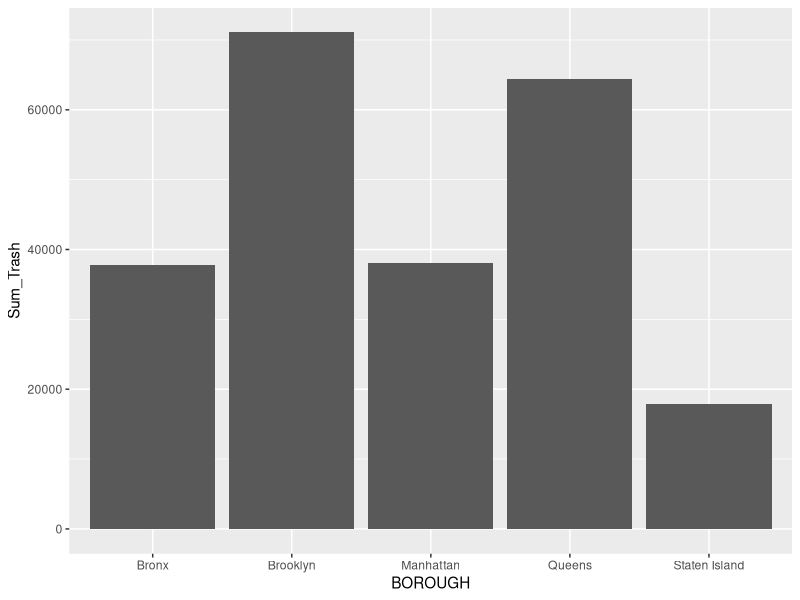
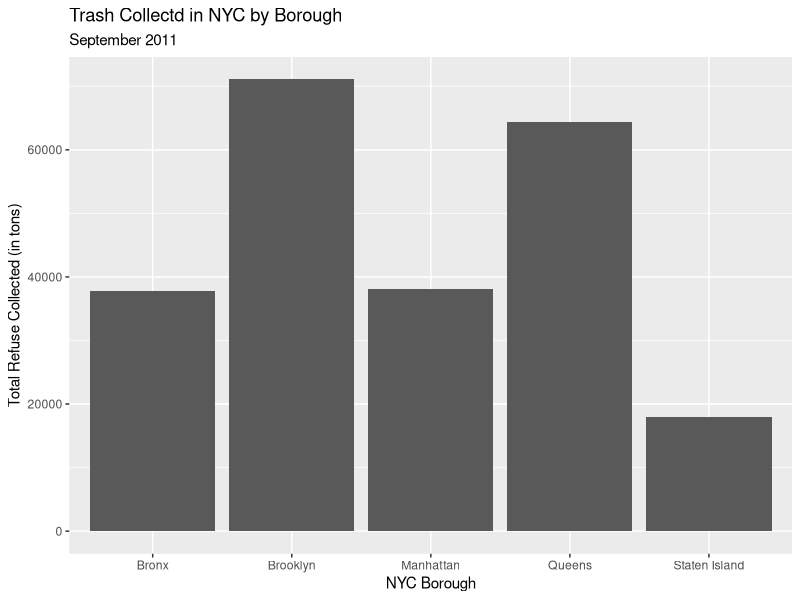
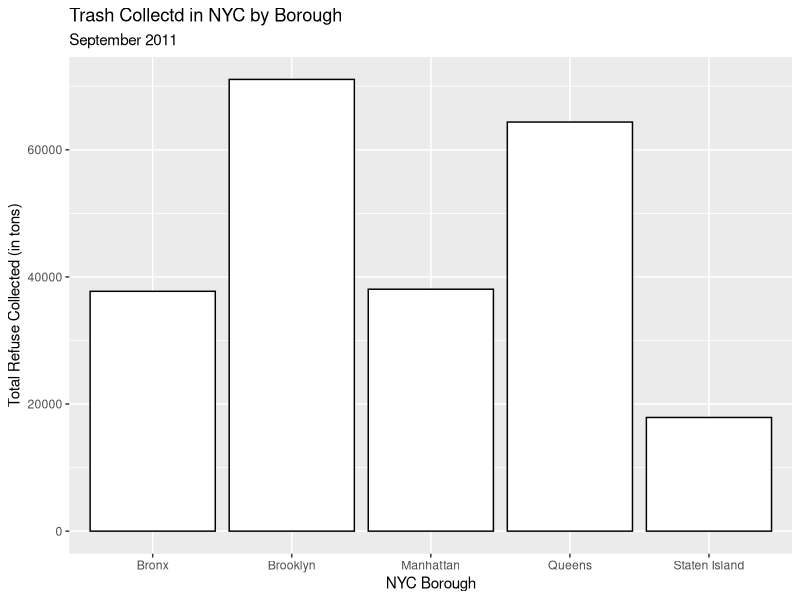
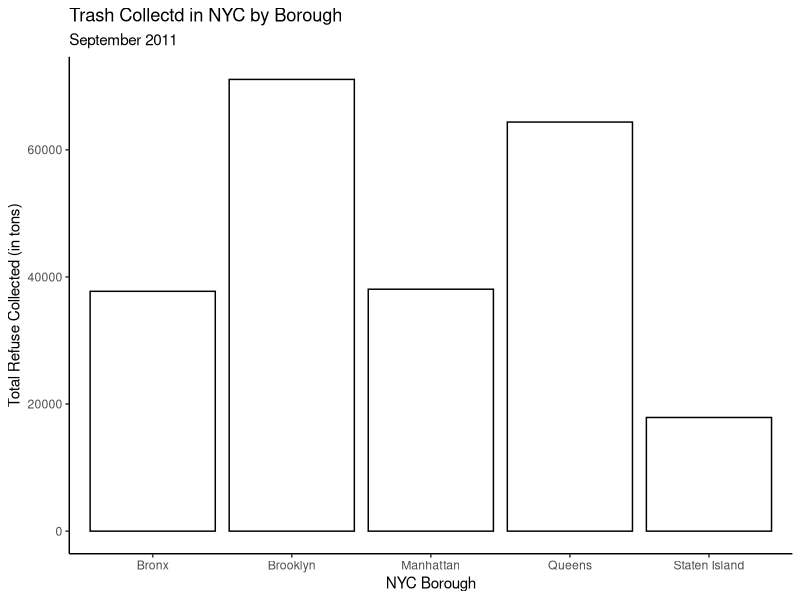
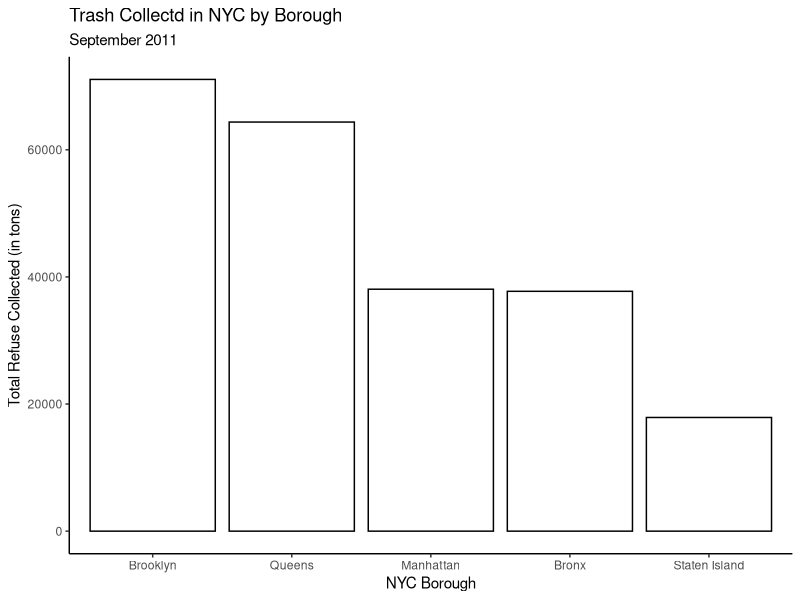
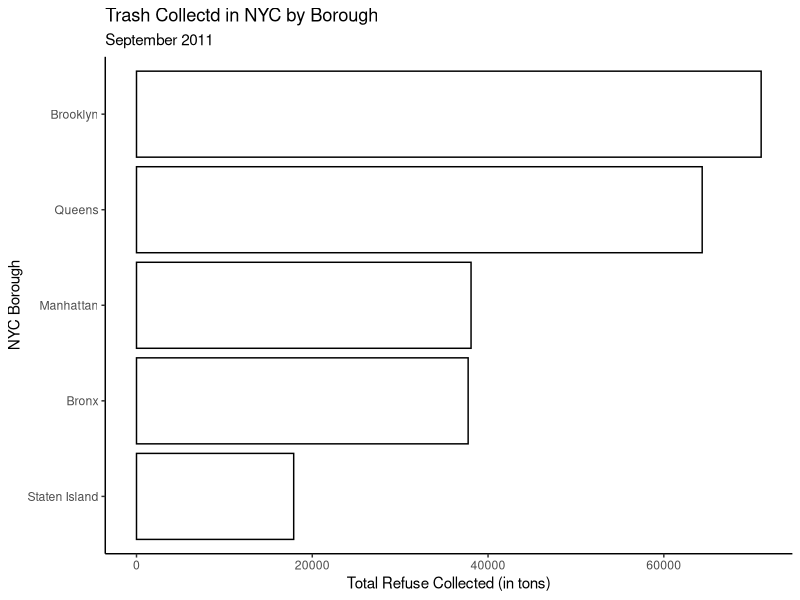
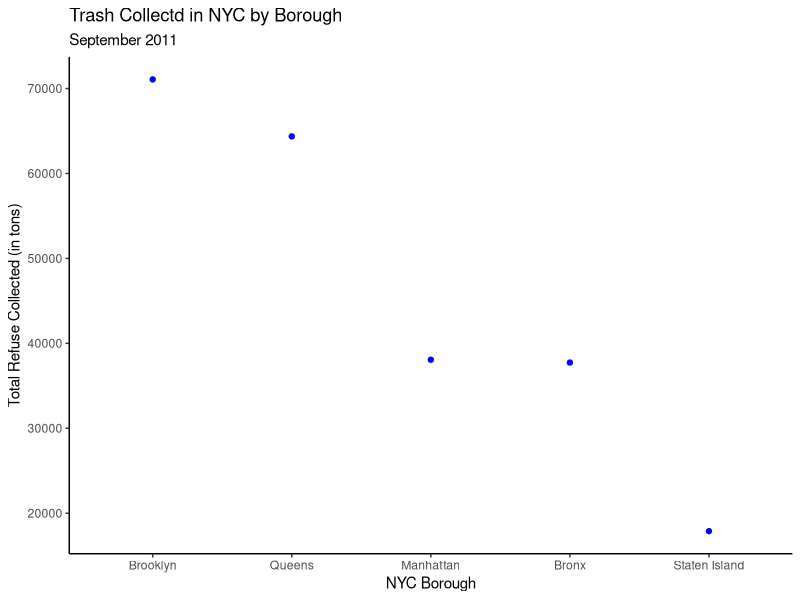
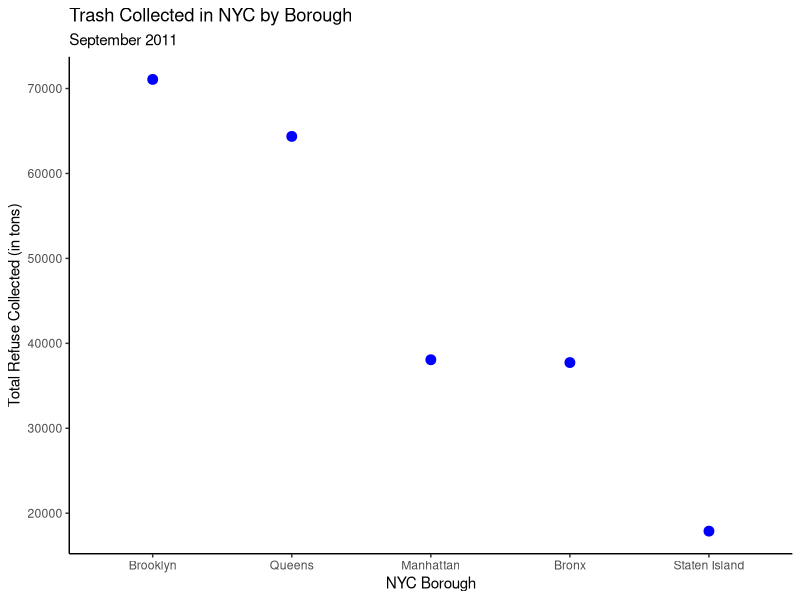

Recreate these plots in R, in order.
## DATA 3230 - How Much?? ##

library(tidyverse)
library(readxl)

## "How does the amount of garbage/refuse (in tons) that 
## the NYC Department of Sanitation reportedly collected 
## from each borough compare during September 2011?" ##

## To answer this question, let's first read in the data ##

nyc <- read_xlsx("Communicating How Much/NYC Trash Data.xlsx")

## Subset to September 2011 ##

nyc_sept11 <- nyc |>
  filter(MONTH == 9 & YEAR == 2011)

## Sum up REFUSETONSCOLLECTED variable by Borough ##

trash_tot <- nyc_sept11 |>
  group_by(BOROUGH) |>
  summarize(Sum_Trash = sum(REFUSETONSCOLLECTED))

## Take a glimpse of the result ##

print(trash_tot)

## Let's start by building a vertical bar chart! ##

## To do so, we will use the geom_bar function ##

trash_tot |>
  ggplot(aes(x=BOROUGH,y=Sum_Trash)) +
  geom_bar(stat='identity')

## Okay great! What are some problems?? ##

## First, the labels are poor. We can change those
## using the "labs" function: ##

trash_tot |>
  ggplot(aes(x=BOROUGH,y=Sum_Trash)) +
  geom_bar(stat='identity') +
  labs(x = "NYC Borough",
       y = "Total Refuse Collected (in tons)",
       title = "Trash Collectd in NYC by Borough",
       subtitle = "September 2011")

## Better! The grey color is a bit unappealing. We 
## can change the outline of the bars using the color
## argument and the fill of the bars using the fill
## argument: ##

trash_tot |>
  ggplot(aes(x=BOROUGH,y=Sum_Trash)) +
  geom_bar(stat='identity',color='black',fill='white') +
  labs(x = "NYC Borough",
       y = "Total Refuse Collected (in tons)",
       title = "Trash Collectd in NYC by Borough",
       subtitle = "September 2011")

## The grey gridded background is also problematic...
## we can make this change using a different theme! ##

trash_tot |>
  ggplot(aes(x=BOROUGH,y=Sum_Trash)) +
  geom_bar(stat='identity',color='black',fill='white') +
  labs(x = "NYC Borough",
       y = "Total Refuse Collected (in tons)",
       title = "Trash Collectd in NYC by Borough",
       subtitle = "September 2011") +
  theme_classic()

## This is better! ##

## What if we wanted to reorder the bars by value rather than
## by name? We can use the reorder function to sort in descending
## order by value ##

trash_tot |>
  ggplot(aes(x=reorder(BOROUGH,-Sum_Trash),y=Sum_Trash)) +
  geom_bar(stat='identity',color='black',fill='white') +
  labs(x = "NYC Borough",
       y = "Total Refuse Collected (in tons)",
       title = "Trash Collectd in NYC by Borough",
       subtitle = "September 2011") +
  theme_classic()

## This may be better displayed as a horizontal bar chart 
## rather than a vertical bar chart! ##

trash_tot |>
  ggplot(aes(x=Sum_Trash,y=reorder(BOROUGH,Sum_Trash))) +
  geom_bar(stat='identity',color='black',fill='white') +
  labs(y = "NYC Borough",
       x = "Total Refuse Collected (in tons)",
       title = "Trash Collectd in NYC by Borough",
       subtitle = "September 2011") +
  theme_classic()

## A dot chart is a similar alternative to a bar chart! ##

trash_tot |>
  ggplot(aes(x=reorder(BOROUGH,-Sum_Trash),y=Sum_Trash)) +
  geom_point(color='blue',fill='blue') +
  labs(x = "NYC Borough",
       y = "Total Refuse Collected (in tons)",
       title = "Trash Collectd in NYC by Borough",
       subtitle = "September 2011") +
  theme_classic()

## We can control the size of the dots by using the size argument
## within the geom_point function...the default value is 1.5
## Let's increase it to 3 and see if that helps ##

trash_tot |>
  ggplot(aes(x=reorder(BOROUGH,-Sum_Trash),y=Sum_Trash)) +
  geom_point(color='blue',fill='blue',size=3) +
  labs(x="NYC Borough",
       y="Total Refuse Collected (in tons)",
       title="Trash Collected in NYC by Borough",
       subtitle="September 2011") +
  theme_classic()

## What about a horizontal dot chart? 
## Notice, I have once again removed the - symbol from
## the reorder function to have the dots render in descending
## rather than ascending order ##

trash_tot |>
  ggplot(aes(x=Sum_Trash,y=reorder(BOROUGH,Sum_Trash))) +
  geom_point(color='blue',fill='blue',size=3) +
  labs(y="NYC Borough",
       x="Total Refuse Collected (in tons)",
       title="Trash Collected in NYC by Borough",
       subtitle="September 2011") +
  theme_classic()

## Let's try adding a dashed horizontal line going from the name
## of the borough to the point itself by making use of
## geom_segment ##

trash_tot |>
  ggplot(aes(x=Sum_Trash,y=reorder(BOROUGH,Sum_Trash))) +
  geom_point(color='blue',fill='blue',size=3) +
  geom_segment(aes(yend=BOROUGH),xend=0,color='gray',
               linetype='dashed') +
  labs(x="NYC Borough",
       y="Total Refuse Collected (in tons)",
       title="Trash Collected in NYC by Borough",
       subtitle="September 2011") +
  theme_classic() 
 



